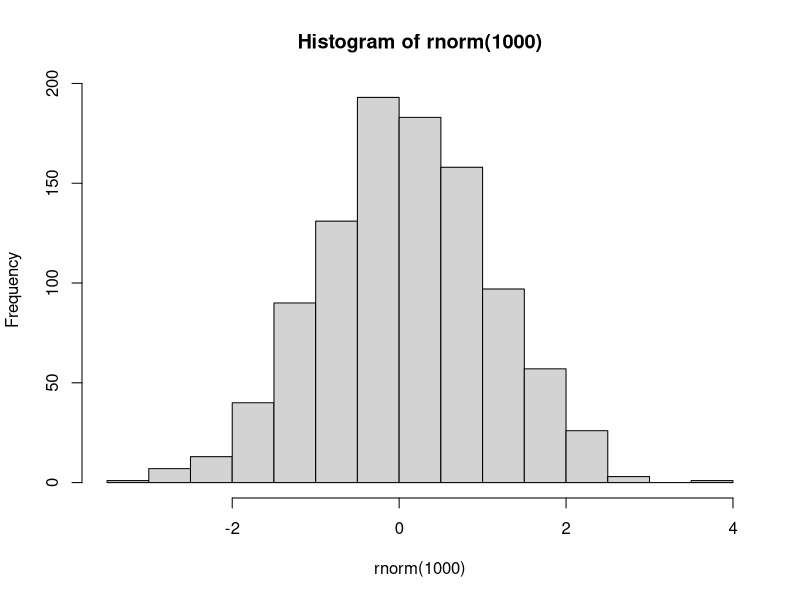

Source code (R):
## ---- chunk 1
 # Histogram of ant heights
 hist(rnorm(1000))
